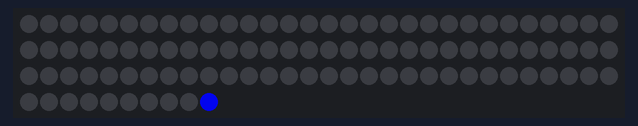
Bench run of a sketch on a simulated SparkFun Pro Micro, built with avr-gcc and run on an emulated ATmega32U4. On the bench: 100 RGB LEDs in strip order, left to right, continuing on the next row. Dim RGB values are drawn brighter than linear; random numbers use the default seed unless the sketch sets one.

Above: at 1.44 s.
At 5.78 s:
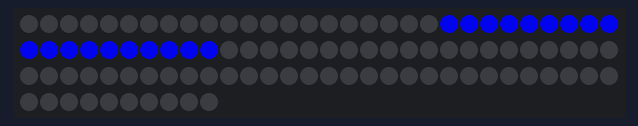
At 10.06 s:
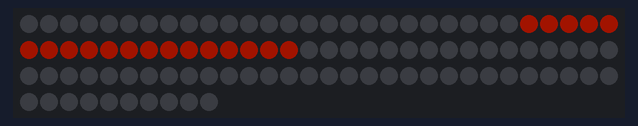
At 18.74 s:
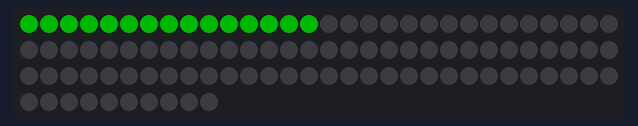
At 28.31 s:
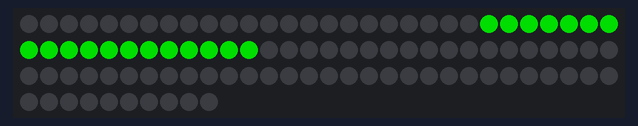
At 37.82 s:
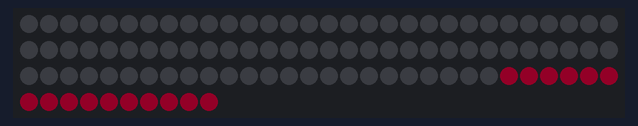

The sketch:

Test.ino
```cpp
//Made by Simon Budig

//Bootloader: Catrina Micro
//Evtl Bootloader separat flashen
// AVR-Programmer

// Simple strand test for Adafruit Dot Star RGB LED strip.
// This is a basic diagnostic tool, NOT a graphics demo...helps confirm
// correct wiring and tests each pixel's ability to display red, green
// and blue and to forward data down the line.  By limiting the number
// and color of LEDs, it's reasonably safe to power a couple meters off
// the Arduino's 5V pin.  DON'T try that with other code!

#include <EEPROM.h>

#include <Adafruit_NeoPixel.h>
#ifdef __AVR__
  #include <avr/power.h>
#endif

//
// // Because conditional #includes don't work w/Arduino sketches...
// #include <SPI.h>         // COMMENT OUT THIS LINE FOR GEMMA OR TRINKET
// //#include <avr/power.h> // ENABLE THIS LINE FOR GEMMA OR TRINKET

#define MAX(x,y) ((x) >= (y) ? (x) : (y))
#define MIN(x,y) ((x) <= (y) ? (x) : (y))

#define NUM_PIXELS 100 // Number of LEDs in strip

#define NUM_MODES 1
#define NUM_RINGS 1
#define RING_RESOLUTION 1
#define RING_WIDTH 10

// Here's how to control the LEDs from any two pins:
#define DATAPIN    6
#define CLOCKPIN   3

static uint8_t glut[256];


Adafruit_NeoPixel pixels = Adafruit_NeoPixel(NUM_PIXELS, DATAPIN, NEO_GRB + NEO_KHZ800);
// Adafruit_DotStar pixels = Adafruit_DotStar(
//   NUM_PIXELS, DATAPIN, CLOCKPIN, DOTSTAR_BGR);
// The last parameter is optional -- this is the color data order of the
// DotStar strip, which has changed over time in different production runs.
// Your code just uses R,G,B colors, the library then reassigns as needed.
// Default is DOTSTAR_BRG, so change this if you have an earlier strip.

// Hardware SPI is a little faster, but must be wired to specific pins
// (Arduino Uno = pin 11 for data, 13 for clock, other boards are different).
//Adafruit_DotStar strip = Adafruit_DotStar(NUMPIXELS, DOTSTAR_BRG);

void
setup()
{
  uint16_t i;
  float rf;

#if defined(__AVR_ATtiny85__) && (F_CPU == 16000000L)
  clock_prescale_set(clock_div_1); // Enable 16 MHz on Trinket
#endif

  // calculate Gamma-Table
  for (i = 0; i < 256; i++)
    {
      rf = i / 255.0;
      rf = pow (rf, 2.2);
      glut[i] = 255.0 * rf;
    }

  pixels.begin (); // Initialize pins for output
  pixels.show ();  // Turn all LEDs off ASAP
}


void
render_rings (const uint16_t t)
{
  static uint16_t positions[NUM_RINGS];
  static uint8_t colors[NUM_RINGS * 3];
  static int8_t speeds[NUM_RINGS];
  uint8_t i, j, col[3];

  for (i = 0; i < NUM_RINGS; i++)
    {
      if (speeds[i] != 0)
        positions[i] += speeds[i];
      if (positions[i] < 0 || positions[i] >= NUM_PIXELS + 2 * RING_WIDTH)
        speeds[i] = 0;

      if (speeds[i] == 0 && random (10) == 0)
        {
          uint8_t basecolor;

          if (random (2) == 0)
            {
              positions[i] = 0;
              speeds[i] = random (3);
            }
          else
            {
              positions[i] = NUM_PIXELS + 2 * RING_WIDTH - 1;
              speeds[i] = - random (3);
            }

          basecolor = random (3);

          colors[i*3 + (basecolor + 0) % 3] = random (256);
          colors[i*3 + (basecolor + 1) % 3] = random (256);
          colors[i*3 + (basecolor + 2) % 3] = random (32);
        }
    }

  for (i = RING_WIDTH; i < NUM_PIXELS + RING_WIDTH; i++)
    {
      col[0] = col[1] = col[2] = 0;

      for (j = 0; j < NUM_RINGS; j++)
        {
          if (speeds[j] == 0)
            continue;

          col[0] = MIN (255, MAX (i, positions[j]) - MIN (i, positions[j]) < RING_WIDTH ? col[0] + colors[j*3+0] : col[0]);
          col[1] = MIN (255, MAX (i, positions[j]) - MIN (i, positions[j]) < RING_WIDTH ? col[1] + colors[j*3+1] : col[1]);
          col[2] = MIN (255, MAX (i, positions[j]) - MIN (i, positions[j]) < RING_WIDTH ? col[2] + colors[j*3+2] : col[2]);
        }

      pixels.setPixelColor (i - RING_WIDTH, glut[col[0]], glut[col[1]], glut[col[2]]);
    }
}

void
render_redwhitegreen (const uint16_t t)
{
  uint16_t i;
  uint8_t pos;

  for (i = 0; i < NUM_PIXELS; i++)
    {
      pos = (t + i) % 149;
      if (pos < 51)
        pixels.setPixelColor (i, 0, glut[pos * 5], 0);
      else if (pos < 66)
        pixels.setPixelColor (i, glut[(pos - 51) * 17], 255, glut[(pos - 51) * 17]);
      else if (pos < 81)
        pixels.setPixelColor (i, 255, glut[255 - (pos - 66) * 17], glut[255 - (pos - 66) * 17]);
      else if (pos < 132)
        pixels.setPixelColor (i, glut[255 - (pos - 81) * 5], 0, 0);
      else
        pixels.setPixelColor (i, 0, 0, 0);
    }
}


void
loop()
{
  static uint16_t t = 0xffff;
  static uint8_t state = 0xff;

  if (state >= NUM_MODES)
    state = EEPROM.read(0);
  if (state >= NUM_MODES)
    state = 0;

  switch (state)
    {
      case 0:
        render_rings (t);
        delay (50);
        break;
      case 1:
      default:
        render_redwhitegreen (t);
        delay (50);
        break;

    }

  // Time-Tick. Needed for moving stripes
  t--;

  // update Pixels
  pixels.show ();
}
```
